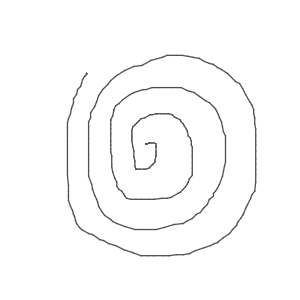
#> input picture Project/Admin/Output/train/Healthy/002.png, 300 x 300 px; its folder holds 3 pictures in this run
$ python test_Parkinson.py
#> lines starting #> are read from the running program, lines starting #| are printed output that depends on the picture; after the words box and inside, x2 and y2 are one past the last pixel; in counts of white or black regions, pixels touching at a corner belong together
# Necessary imports
from sklearn.ensemble import RandomForestClassifier
from sklearn.preprocessing import LabelEncoder
from sklearn.metrics import confusion_matrix
from skimage import feature
from imutils import build_montages
from imutils import paths
import numpy as np
import argparse
import cv2
import os
from random import uniform
import base64
from ..configurations import DATASET_SPLIT_DIR

########################## Functions #################################
# [4 lines left out: function base64_to_image, not called in this run]

def quantify_image(image):
    # compute the histogram of oriented gradients feature vector for
    # the input image
    features = feature.hog(image, orientations=9,
        pixels_per_cell=(10, 10), cells_per_block=(2, 2),
        transform_sqrt=True, block_norm="L1")

    # return the feature vector
    return features

def load_split(path):
    # grab the list of images in the input directory, then initialize
    # the list of data (i.e., images) and class labels
#> called with path = 'Project/Admin/Output/train'
    imagePaths = list(paths.list_images(path))
    data = []
    labels = []

    # loop over the image paths
    for imagePath in imagePaths:
        # extract the class label from the filename
        label = imagePath.split(os.path.sep)[-2]

        # load the input image, convert it to grayscale, and resize
        # it to 200x200 pixels, ignoring aspect ratio
        image = cv2.imread(imagePath)
#> image is the input picture: shape (300, 300, 3); min 80, max 255, mean 251
        image = cv2.cvtColor(image, cv2.COLOR_BGR2GRAY)
#> image: shape (300, 300)
        image = cv2.resize(image, (200, 200))
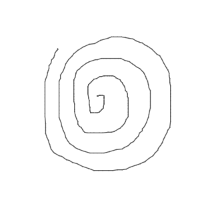
#> image: shape (200, 200); min 83, max 255, mean 251

        # threshold the image such that the drawing appears as white
        # on a black background
        image = cv2.threshold(image, 0, 255,
            cv2.THRESH_BINARY_INV | cv2.THRESH_OTSU)[1]
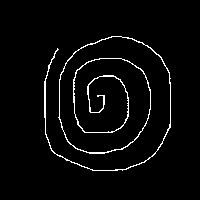
#> image: shape (200, 200); 3.2% white in thin lines or dots, all inside (x1, y1, x2, y2) = (44, 36, 171, 171)

        # quantify the image
        features = quantify_image(image)
#> in quantify_image, `features = feature.hog(image, orientations=9, pixels_per_cell=(10, 10)..`: features = 12996 values, max 1 at index 1687, min 0 at index 0, mean 0.0158

        # update the data and labels lists, respectively
        data.append(features)
        labels.append(label)
#> pass 2 of the loop in load_split, `for imagePath in imagePaths:`:
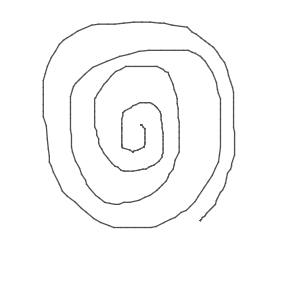
#> input picture Project/Admin/Output/train/Healthy/007.png, 300 x 300 px
#> in load_split, image is the input picture: shape (300, 300, 3); min 80, max 255, mean 250.6
#> in load_split, `image = cv2.resize(image, (200, 200))`:
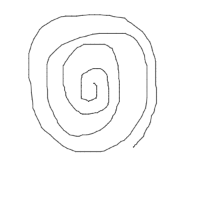
#> image: shape (200, 200); min 84, max 255, mean 250.6
#> in load_split, `image = cv2.threshold(image, 0, 255, cv2.THRESH_BINARY_INV | cv2.THRES..`:
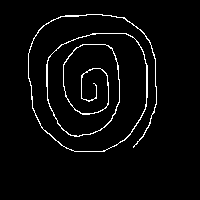
#> image: shape (200, 200); 3.4% white in thin lines or dots, all inside (x1, y1, x2, y2) = (28, 14, 157, 152)
#> in load_split, `features = quantify_image(image)`: features = 12996 values, max 1 at index 785, min 0 at index 0, mean 0.0161
#> pass 3 of the loop in load_split, `for imagePath in imagePaths:`:
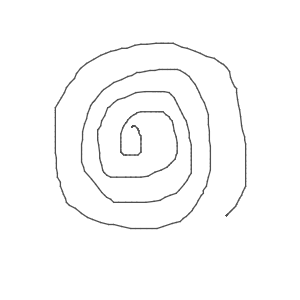
#> input picture Project/Admin/Output/train/Healthy/012.png, 300 x 300 px
#> in load_split, image is the input picture: shape (300, 300, 3); min 80, max 255, mean 250.9
#> in load_split, `image = cv2.resize(image, (200, 200))`:
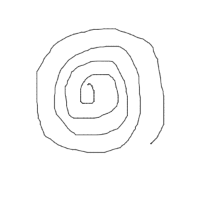
#> image: shape (200, 200); min 82, max 255, mean 250.9
#> in load_split, `image = cv2.threshold(image, 0, 255, cv2.THRESH_BINARY_INV | cv2.THRES..`:
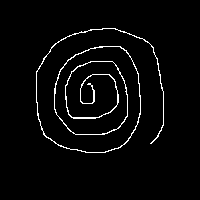
#> image: shape (200, 200); 3.1% white in thin lines or dots, all inside (x1, y1, x2, y2) = (36, 28, 164, 153)
#> in load_split, `features = quantify_image(image)`: features = 12996 values, max 1 at index 1138, min 0 at index 0, mean 0.0149
#> the loop made 4 passes; the first 3 are shown

    # return the data and labels
    return (np.array(data), np.array(labels))

# [72 lines left out: functions calculate_statistics, test_base64, not called in this run]
    # [10 lines of commented-out code are left out]
num_of_trials = 5
dataset_dir = DATASET_SPLIT_DIR
trainingPath = os.path.sep.join([dataset_dir, "train"])
testingPath = os.path.sep.join([dataset_dir, "val"])
# loading the training and testing data
print("[INFO] loading data...")
(trainX, trainY) = load_split(trainingPath)
(testX, testY) = load_split(testingPath)

# encode the labels as integers
le = LabelEncoder()
trainY = le.fit_transform(trainY)
testY = le.transform(testY)
# initialize our trials dictionary
trials = {}

# [7 lines left out: function check_parkinson, not called in this run]
if __name__ == "__main__":
#> (the run stopped early here; a loop or call above may not have finished)
